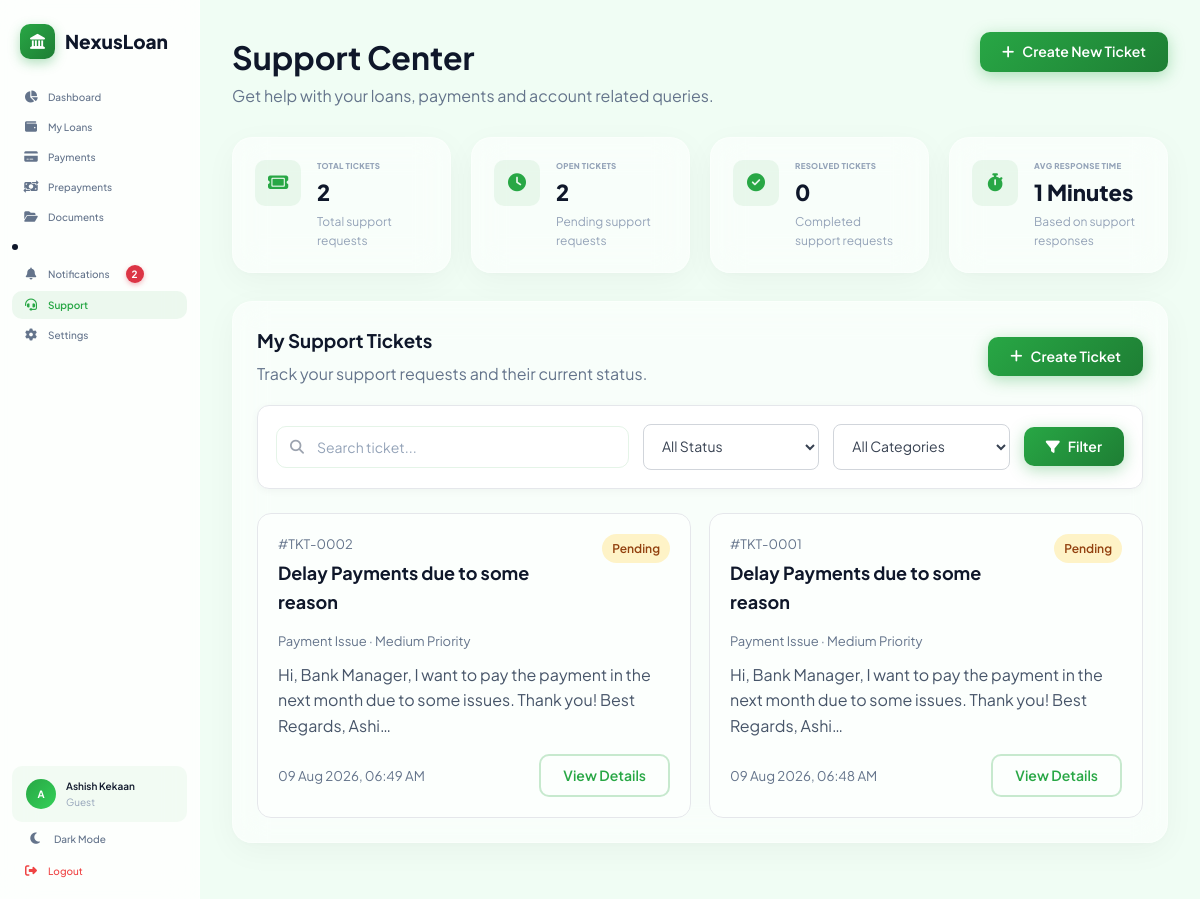
The app's page /support/ (signed in) with its own data.
### accounts/models.py (models this page shows, shortened)
class Profile(models.Model):
    ROLE_CHOICES = [
        ("guest", "Guest"),
        ("borrower", "Borrower"),
        ("lender", "Lender"),
    ]
    user = models.OneToOneField(
        settings.AUTH_USER_MODEL, on_delete=models.CASCADE, related_name="profile"
    )
    role = models.CharField(max_length=20, choices=ROLE_CHOICES, default="guest")
    phone = models.CharField(max_length=15, blank=True, null=True)
    available_funds = models.DecimalField(max_digits=15, decimal_places=2, default=0)
    kyc_verified = models.BooleanField(default=False)
    pan_number = models.CharField(max_length=10, blank=True, null=True)
    credit_score = models.PositiveIntegerField(
        default=750, help_text="CIBIL score approximation"
    )
    annual_income = models.DecimalField(max_digits=15, decimal_places=2, default=0)
    created_at = models.DateTimeField(auto_now_add=True)

### loans/models.py (models this page shows, shortened)
class SupportTicket(models.Model):
    CATEGORY_CHOICES = [
        ("loan", "Loan Issue"),
        ("payment", "Payment Issue"),
        ("document", "Document Issue"),
        ("account", "Account Issue"),
        ("technical", "Technical Issue"),
        ("other", "Other"),
    ]
    STATUS_CHOICES = [
        ("open", "Open"),
        ("in_progress", "In Progress"),
        ("resolved", "Resolved"),
        ("closed", "Closed"),
    ]
    PRIORITY_CHOICES = [
        ("low", "Low"),
        ("medium", "Medium"),
        ("high", "High"),
        ("urgent", "Urgent"),
    ]
    user = models.ForeignKey(
        settings.AUTH_USER_MODEL,
        on_delete=models.CASCADE,
        related_name="support_tickets",
    )
    loan = models.ForeignKey(
        "Loan",
        on_delete=models.SET_NULL,
        null=True,
        blank=True,
        related_name="support_tickets",
    )
    ticket_number = models.CharField(max_length=30, unique=True, editable=False)
    category = models.CharField(max_length=30, choices=CATEGORY_CHOICES)
    subject = models.CharField(max_length=200)
    message = models.TextField()
    attachment = models.FileField(
        upload_to="support_tickets/%Y/%m/",
        null=True,
        blank=True,
    )
    status = models.CharField(max_length=20, choices=STATUS_CHOICES, default="open")
    priority = models.CharField(
        max_length=20,
        choices=PRIORITY_CHOICES,
        default="medium",
    )
    created_at = models.DateTimeField(auto_now_add=True)
    updated_at = models.DateTimeField(auto_now=True)
    resolved_at = models.DateTimeField(null=True, blank=True)
    last_response_at = models.DateTimeField(null=True, blank=True)
    class Meta:
        ordering = ["-created_at"]
        indexes = [
            models.Index(fields=["user", "status"]),
            models.Index(fields=["user", "created_at"]),
            models.Index(fields=["ticket_number"]),
        ]

### loans/views.py (the view)
# urls.py: path("support/", support_dashboard, name="support_dashboard"),
@login_required
def support_dashboard(request):
    tickets = (
        SupportTicket.objects.filter(user=request.user)
        .select_related("loan")
        .order_by("-created_at")
    )
    search = request.GET.get("search", "").strip()
    status = request.GET.get("status", "").strip()
    category = request.GET.get("category", "").strip()
    if search:
        tickets = tickets.filter(
            Q(ticket_number__icontains=search)
            | Q(subject__icontains=search)
            | Q(message__icontains=search)
        )
    if status:
        tickets = tickets.filter(status=status)
    if category:
        tickets = tickets.filter(category=category)
    paginator = Paginator(tickets, 10)
    page_obj = paginator.get_page(request.GET.get("page"))
    summary = get_support_ticket_summary(request.user)
    context = {
        "page_title": "Support Center",
        "tickets": page_obj.object_list,
        "page_obj": page_obj,
        "summary": summary,
        "search": search,
        "selected_status": status,
        "selected_category": category,
        "status_choices": SupportTicket.STATUS_CHOICES,
        "category_choices": SupportTicket.CATEGORY_CHOICES,
    }
    return render(
        request,
        "loans/support_dashboard.html",
        context,
    )

### templates/loans/support_dashboard.html (shortened to what this page needs)
{% extends 'app_layout.html' %}
{% load %}
{% load static %}
{% block app_content %}
<div class="page-header">
    <div>
        <h1>Support Center</h1>
        <p class="text-muted">Get help with your loans, payments and account related queries.</p>
    </div>
    <a href="{% url 'create_support_ticket' %}" class="btn btn-primary">
        <i class="fas fa-plus"></i> Create New Ticket
    </a>
</div>
<div class="summary-grid">
    <div class="summary-card glass-card">
        <div class="sc-icon">
            <i class="fas fa-ticket"></i>
        </div>
        <div class="sc-info">
            <span class="sc-label">Total Tickets</span>
            <span class="sc-value">{{ summary.total }}</span>
            <span class="sc-sub">Total support requests</span>
        </div>
    </div>
    <div class="summary-card glass-card">
        <div class="sc-icon">
            <i class="fas fa-clock"></i>
        </div>
        <div class="sc-info">
            <span class="sc-label">Open Tickets</span>
            <span class="sc-value">{{ summary.open }}</span>
            <span class="sc-sub">Pending support requests</span>
        </div>
    </div>
    <div class="summary-card glass-card">
        <div class="sc-icon">
            <i class="fas fa-circle-check"></i>
        </div>
        <div class="sc-info">
            <span class="sc-label">Resolved Tickets</span>
            <span class="sc-value">{{ summary.resolved }}</span>
            <span class="sc-sub">Completed support requests</span>
        </div>
    </div>
    <div class="summary-card glass-card">
        <div class="sc-icon">
            <i class="fas fa-stopwatch"></i>
        </div>
        <div class="sc-info">
            <span class="sc-label">Avg Response Time</span>
            <span class="sc-value">{{ summary.avg_response_time }}</span>
            <span class="sc-sub">Based on support responses</span>
        </div>
    </div>
</div>
<div class="glass-card" style="padding:24px;margin-bottom:24px;">
    <div style="display:flex;justify-content:space-between;align-items:center;margin-bottom:18px;gap:15px;flex-wrap:wrap;">
        <div>
            <h3 style="margin:0 0 5px;">My Support Tickets</h3>
            <p class="text-muted" style="margin:0;">Track your support requests and their current status.</p>
        </div>
        <a href="{% url 'create_support_ticket' %}" class="btn btn-primary">
            <i class="fas fa-plus"></i> Create Ticket
        </a>
    </div>
    <form method="get" class="filter-form">
        <div class="filter-search">
            <i class="fas fa-search"></i>
            <input type="text" name="search" class="filter-input" value="{{ search }}" placeholder="Search ticket...">
        </div>
        <div>
            <select name="status" class="filter-input">
                <option value="">All Status</option>
            </select>
        </div>
        <div>
            <select name="category" class="filter-input">
                <option value="">All Categories</option>
            </select>
        </div>
        <button type="submit" class="btn btn-primary btn-block">
            <i class="fas fa-filter"></i>
            Filter
        </button>
    </form>
    {% if tickets %}
        <div style="display:grid;grid-template-columns:repeat(auto-fit,minmax(320px,1fr));gap:18px;">
            {% for ticket in tickets %}
                <div style="border:1px solid #e5e7eb;border-radius:14px;padding:20px;background:rgba(255,255,255,.5);">
                    <div style="display:flex;justify-content:space-between;align-items:flex-start;gap:10px;margin-bottom:14px;">
                        <div>
                            <div style="font-size:13px;color:#64748b;margin-bottom:5px;">#{{ ticket.ticket_number }}</div>
                            <h3 style="margin:0;font-size:18px;">{{ ticket.subject }}</h3>
                        </div>
                        {% if ticket.status == "open" %}
                            <span style="padding:5px 10px;border-radius:20px;background:#fef3c7;color:#92400e;font-size:12px;font-weight:600;">Pending</span>
                        {% elif ticket.status == "in_progress" %}
                            <span style="padding:5px 10px;border-radius:20px;background:#dbeafe;color:#1d4ed8;font-size:12px;font-weight:600;">Working</span>
                        {% elif ticket.status == "resolved" %}
                            <span style="padding:5px 10px;border-radius:20px;background:#dcfce7;color:#166534;font-size:12px;font-weight:600;">Solved</span>
                        {% else %}
                            <span style="padding:5px 10px;border-radius:20px;background:#f1f5f9;color:#475569;font-size:12px;font-weight:600;">Closed</span>
                        {% endif %}
                    </div>
                    <div style="font-size:13px;color:#64748b;margin-bottom:10px;">{{ ticket.get_category_display }} · {{ ticket.get_priority_display }} Priority</div>
                    <p style="margin:0 0 15px;color:#475569;line-height:1.6;">{{ ticket.message|truncatechars:120 }}</p>
                    <div style="display:flex;justify-content:space-between;align-items:center;gap:10px;">
                        <small style="color:#64748b;">{{ ticket.created_at|date:"d M Y, h:i A" }}</small>
                        <a href="{% url 'support_ticket_detail' ticket.id %}" class="btn btn-outline btn-sm">View Details</a>
                    </div>
                </div>
            {% endfor %}
        </div>
    {% endif %}
</div>
{% endblock %}

### templates/app_layout.html (shortened to what this page needs)
{% extends 'base.html' %}
{% load static %}
{% block content %}
<div class="app-layout">
    <aside class="sidebar" id="sidebar">
        <div class="sidebar-header">
            <div class="sidebar-logo">
                <div class="logo-icon">
                    <i class="fas fa-landmark"></i>
                </div>
                <span class="logo-text">NexusLoan</span>
            </div>
        </div>
        <nav class="sidebar-nav">
            <a href="{% url 'dashboard' %}" class="nav-item {% if request.resolver_match.url_name == 'dashboard' %}active{% endif %}">
                <i class="fas fa-chart-pie"></i>
                <span>Dashboard</span>
            </a>
            {% if not request.user.is_staff %}
                <a href="{% url 'loan_list' %}" class="nav-item {% if request.resolver_match.url_name == 'loan_list' %}active{% endif %}">
                    <i class="fas fa-wallet"></i>
                    <span>My Loans</span>
                </a>
                <a href="{% url 'payment_dashboard' %}" class="nav-item {% if request.resolver_match.url_name == 'payment_dashboard' %}active{% endif %}">
                    <i class="fas fa-credit-card"></i>
                    <span>Payments</span>
                </a>
                <a href="{% url 'prepayment_dashboard' %}" class="nav-item {% if request.resolver_match.url_name == 'prepayment_dashboard' %}active{% endif %}">
                    <i class="fas fa-money-bill-transfer"></i>
                    <span>Prepayments</span>
                </a>
                <a href="{% url 'documents_dashboard' %}" class="nav-item {% if request.resolver_match.url_name == 'documents_dashboard' %}active{% endif %}">
                    <i class="fas fa-folder-open"></i>
                    <span>Documents</span>
                </a>
                <li>
                    <a href="{% url 'notifications_dashboard' %}" class="nav-item {% if request.resolver_match.url_name == 'notifications_dashboard' %}active{% endif %}">
                        <i class="fas fa-bell"></i>
                        <span>Notifications</span>
                        {% if header_unread_notifications > 0 %}
                            <span class="notification-badge">{{ header_unread_notifications }}</span>
                        {% endif %}
                    </a>
                </li>
                <a href="{% url 'support_dashboard' %}" class="nav-item {% if request.resolver_match.url_name == 'support_dashboard' %}active{% endif %}">
                    <i class="fas fa-headset"></i>
                    <span>Support</span>
                </a>
                <a href="{% url 'settings_dashboard' %}" class="nav-item {% if request.resolver_match.url_name == 'settings_dashboard' %}active{% endif %}">
                    <i class="fas fa-gear"></i>
                    <span>Settings</span>
                </a>
            {% endif %}
        </nav>
        <div class="sidebar-footer">
            <div class="user-info">
                <div class="user-avatar">{{ request.user.first_name.0|default:request.user.username.0|upper }}</div>
                <div class="user-details">
                    <span class="user-name">{{ request.user.get_full_name|default:request.user.username }}</span>
                    <span class="user-role">
                        {% if request.user.profile %}
                            {{ request.user.profile.get_role_display }}
                        {% else %}
                            User
                        {% endif %}
                    </span>
                </div>
            </div>
            <button class="theme-toggle" id="themeToggle" aria-label="Toggle dark mode">
                <i class="fas fa-moon" id="themeIcon"></i>
                <span id="themeLabel" style="font-size: 10px;">Dark Mode</span>
            </button>
            <a href="{% url 'logout' %}" class="nav-item nav-logout">
                <i class="fas fa-sign-out-alt"></i>
                <span>Logout</span>
            </a>
        </div>
    </aside>
    <main class="main-content">
        {% block app_content %}{% endblock %}
    </main>
</div>
{% endblock %}

### templates/app_layout.html (style rules this page uses)
.notification-badge { display: inline-flex; align-items: center; justify-content: center; min-width: 18px; height: 18px; padding: 0 6px; margin-left: 8px; background: #dc3545; color: #ffffff; font-size: 10px; font-weight: 650; line-height: 1; border-radius: 50px; box-shadow: 0 2px 5px rgba(220, 53, 69, 0.35); vertical-align: middle; }

### templates/loans/support_dashboard.html (style rules this page uses)
.filter-form { display: grid; grid-template-columns: minmax(250px, 2fr) minmax(160px, 1fr) minmax(160px, 1fr) auto; gap: 14px; align-items: center; padding: 18px; margin-bottom: 24px; background: #fff; border: 1px solid #e5e7eb; border-radius: 12px; box-shadow: 0 2px 8px rgba(0, 0, 0, .04); }
.filter-search { position: relative; }
.filter-search i { position: absolute; left: 14px; top: 50%; transform: translateY(-50%); color: #9ca3af; font-size: 14px; pointer-events: none; }
.filter-input { width: 100%; height: 46px; padding: 0 14px; border: 1px solid #d1d5db; border-radius: 8px; background: #fff; color: #374151; font-size: 14px; outline: none; transition: all .2s ease; box-sizing: border-box; }
.filter-input::placeholder { color: #9ca3af; }
.filter-search .filter-input { padding-left: 40px; }
select.filter-input { cursor: pointer; appearance: auto; }

### records on screen
SupportTicket: ticket_number "TKT-0002", subject "Delay Payments due to some reason", status "Pending", category "Payment Issue", priority "Medium", message "Hi, Bank Manager, I want to pay the payment in the next month due to some issues. Thank you! Best Regards, Ashi…", created_at "09 Aug 2026, 06:49 AM"
SupportTicket: ticket_number "TKT-0001", subject "Delay Payments due to some reason", status "Pending", category "Payment Issue", priority "Medium", message "Hi, Bank Manager, I want to pay the payment in the next month due to some issues. Thank you! Best Regards, Ashi…", created_at "09 Aug 2026, 06:48 AM"

### other values on screen
{{ header_unread_notifications }} "2"
{{ request.user.first_name.0|default:request.user.username.0|upper }} "A"
{{ request.user.get_full_name|default:request.user.username }} "Ashish Kekaan"
{{ request.user.profile.get_role_display }} "Guest"
{{ summary.total }} "2"
{{ summary.open }} "2"
{{ summary.resolved }} "0"
{{ summary.avg_response_time }} "1 Minutes"
